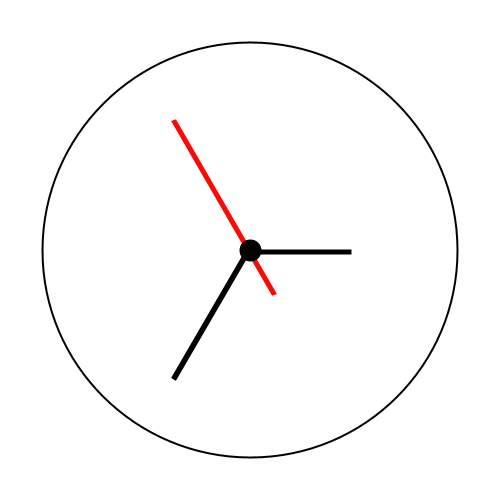
Frame 1 (no input)
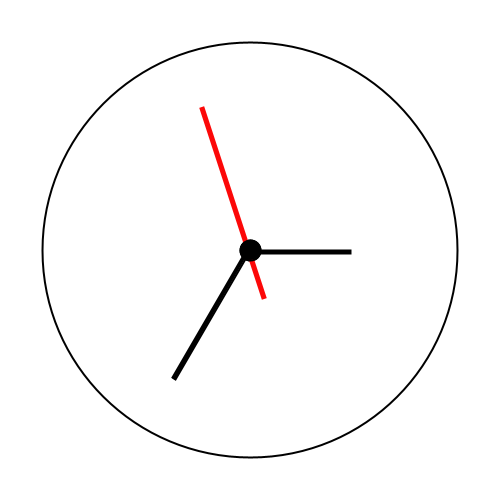
Frame 60 (the mouse pressed at the canvas centre just before this capture)
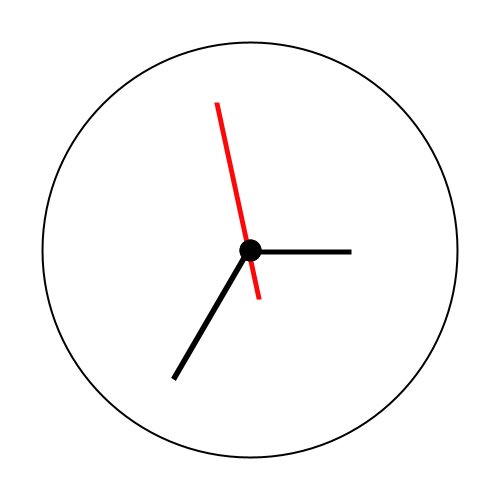
Frame 120 (the mouse held since frame 60 and released just before this capture)

The Processing sketch that drew these frames (run headless with seeded random() and noise(); from frame 60 on, the mouse is pressed at the canvas centre):

// Processing sketch: processing_120330
// ── processing_120330.pde

void setup()
{
size(500, 500);

}

void draw()
{
background(255);//ohne background zeichnet es
translate(width/2,height/2);
stroke(0);
fill(0);
ellipse(0,0,20,20);

float sec = map(second(), 0,60,0,360);
float min = map(minute(), 0,60,0,360);
float std = map(hour(), 0,12,0,360);
pushMatrix();
rotate(radians(-270));
rotate(radians(sec)); // Um i rotieren
translate(-150,0); // Um Radius verschieben
rectMode(LEFT);
fill(252,8,8);
stroke(252,8,8);
strokeWeight(2);
rect(0, 0, 200, 3);
popMatrix();

pushMatrix();
rotate(radians(-90));
rotate(radians(min));
rectMode(LEFT);
fill(0);
stroke(0);
strokeWeight(2);
rect(0,0,150,3);
popMatrix();

pushMatrix();
rotate(radians(-60));
rotate(radians(std));
rectMode(LEFT);
fill(0);
stroke(0);
strokeWeight(2);
rect(0,0,100,3);
popMatrix();

stroke(0);
noFill();
ellipse(0,0,415,415);

stroke(0);
fill(0);
ellipse(0,0,20,20);

}
